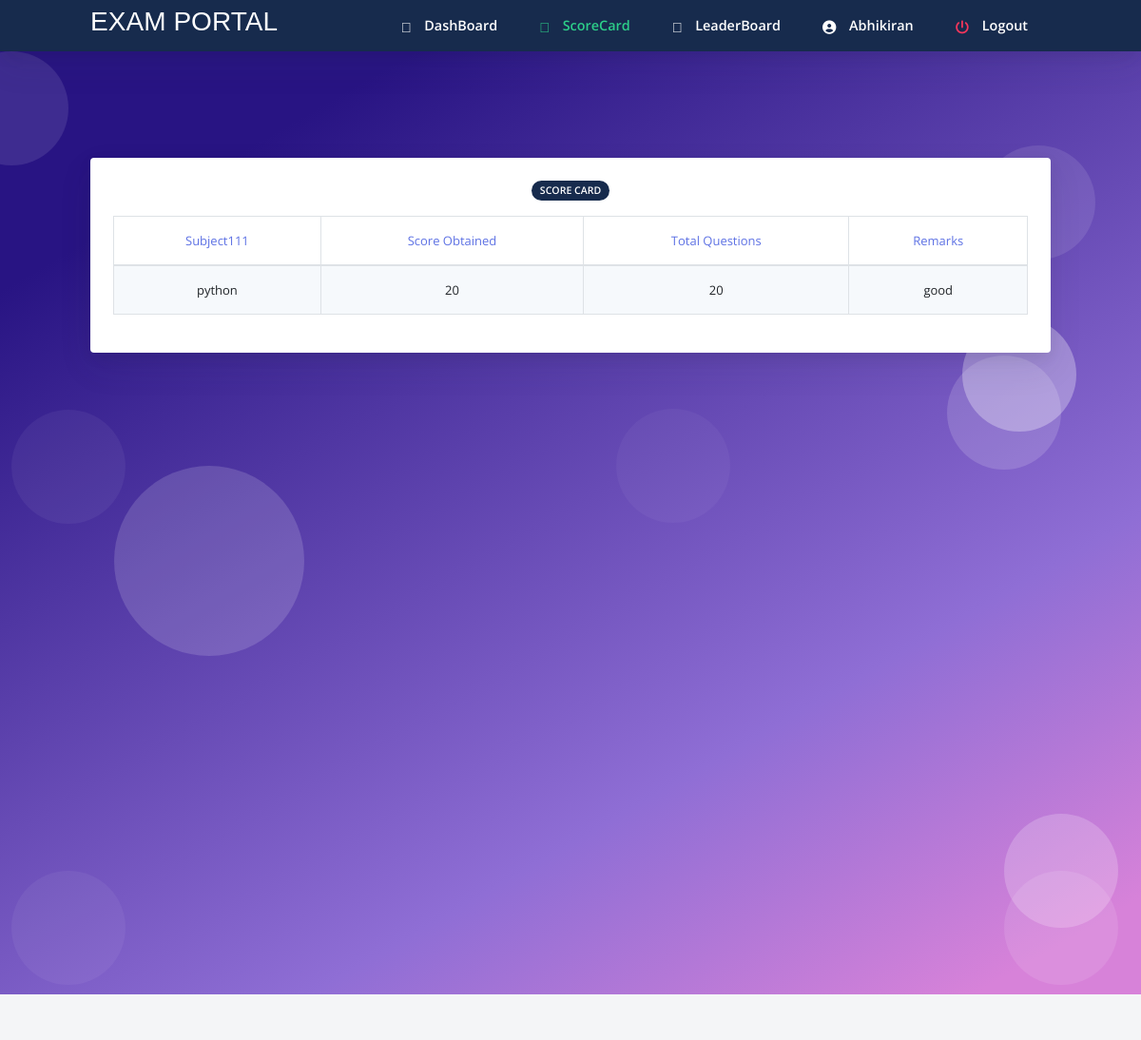
Screenshot of /studscorecard.php (signed in) with the database file from the repository.
### tables this page shows
CREATE TABLE `student` (
  `usn` varchar(10) NOT NULL,
  `name` varchar(20) NOT NULL,
  `mail` varchar(30) NOT NULL,
  `phno` varchar(10) NOT NULL,
  `gender` varchar(1) NOT NULL,
  `DOB` varchar(10) NOT NULL,
  `pw` varchar(200) NOT NULL,
  `dept` varchar(3) DEFAULT NULL
);

CREATE TABLE `score` (
  `slno` int(11) NOT NULL,
  `score` int(11) NOT NULL,
  `quizid` int(11) NOT NULL,
  `usn` varchar(30) NOT NULL,
  `totalscore` int(11) NOT NULL,
  `remark` varchar(20) NOT NULL
);

CREATE TABLE `quiz` (
  `quizid` int(11) NOT NULL,
  `quizname` varchar(20) NOT NULL,
  `date_created` timestamp NOT NULL DEFAULT current_timestamp(),
  `staffid` varchar(30) NOT NULL
);

### studscorecard.php (the view, shortened to what this page needs)
<html>
<?php require ("header.php");?>
<?php
require_once 'sql.php';
                $conn = mysqli_connect($host, $user, $ps, $project);if (!$conn) {
    echo "<script>alert(\"Database error retry after some time !\")</script>";
} else {
    $usn = $_SESSION["usn"];
    $sql = "select * from student where usn='{$usn}'";
    $res =   mysqli_query($conn, $sql);
    if ($res == true) {
        while ($row = mysqli_fetch_array($res)) {
            $dbname = $row['name'];
        }
    }
}
?>
  <body class="bg-white" id="top">
    <nav
      id="navbar-main"
      class="
        navbar navbar-main navbar-expand-lg
        bg-default
        navbar-light
        position-sticky
        top-0
        shadow
        py-0
      "
    >
      <div class="container">
        <ul class="navbar-nav navbar-nav-hover align-items-lg-center">
          <li class="nav-item dropdown">
            <a href="index.php" class="navbar-brand mr-lg-5 text-white">
            <h3 style="color: white; font-family:Verdana, Geneva, Tahoma, sans-serif;">Exam Portal</h3>
            </a>
          </li>
        </ul>
        <div class="navbar-collapse collapse bg-default" id="navbar_global">
          <ul class="navbar-nav align-items-lg-center ml-auto">
				 <li class="nav-item">
              <a href="homestud.php" class="nav-link">
                <span class="text-white nav-link-inner--text font-weight-bold"
                  ><i class="text-white fad fa-home"></i> DashBoard</span
                >
              </a>
            </li>
			 <li class="nav-item">
              <a href="studscorecard.php" class="nav-link">
                <span class="text-success nav-link-inner--text font-weight-bold"
                  ><i class="text-success fad fa-poll"></i> ScoreCard</span
                >
              </a>
            </li>
			 <li class="nav-item">
              <a href="studleaderboard.php" class="nav-link">
                <span class="text-white nav-link-inner--text font-weight-bold"
                  ><i class="text-white fad fa-award"></i> LeaderBoard</span
                >
              </a>
            </li>
			 <li class="nav-item">
              <a href="studprofile.php" class="nav-link">
                <span class="text-white nav-link-inner--text font-weight-bold"
                  ><i class="text-white fas fa-user-circle"></i> <?php echo $dbname ?></span
                >
              </a>
            </li>
		   <li class="nav-item">
              <a href="logout.php" class="nav-link">
                <span class="text-white nav-link-inner--text font-weight-bold"
                  ><i class="text-danger fas fa-power-off"></i> Logout</span
                >
              </a>
            </li>
          </ul>
        </div>
      </div>
    </nav>
  <section class="section section-shaped section-lg">
    <div class="shape shape-style-1 shape-primary">
      <span></span>
      <span></span>
      <span></span>
      <span></span>
      <span></span>
      <span></span>
      <span></span>
      <span></span>
      <span></span>
      <span></span>
    </div>
<div class="container ">
		<div class="row">
            <div class="col-sm-12 mb-3">
              <div class="card card-body bg-gradient-white text-dark mt-3">
			   <div class="col-12 mx-auto text-center">
            <span class="badge badge-default badge-pill mb-3">Score Card</span>
          </div>
			  <?php
            $sql ="select * from score,quiz where score.usn='{$usn}' and score.quizid=quiz.quizid";
            $res=mysqli_query($conn,$sql);
            if($res)
            {
                echo "<table id=\"sc\" class=\" table table-striped table-hover table-bordered text-center text-primary\">
				<thead >
				<tr>
				<td>Subject111</td>
				<td>Score Obtained</td>
				<td>Total Questions</td>
				<td>Remarks</td>
				</tr>
				</thead>";
                while ($row = mysqli_fetch_assoc($res)) {
                    echo "<tr  class=\" text-center text-dark\"><td>".$row["quizname"]."</td><td>".$row["score"]."</td><td>".$row["totalscore"]."</td><td>".$row["remark"]."</tr>";
                }
                echo "</table>";
            }
            else{
                echo " ".mysqli_error($conn);
            }
            ?>
              </div>
       </div>
    </div>
        </div>
</section>
    <?php require("footer.php");?>
</body>
</html>

### rows the page displays
student: name "Abhikiran"
score: quizid.quizname "python", score "20", totalscore "20", remark "good"
